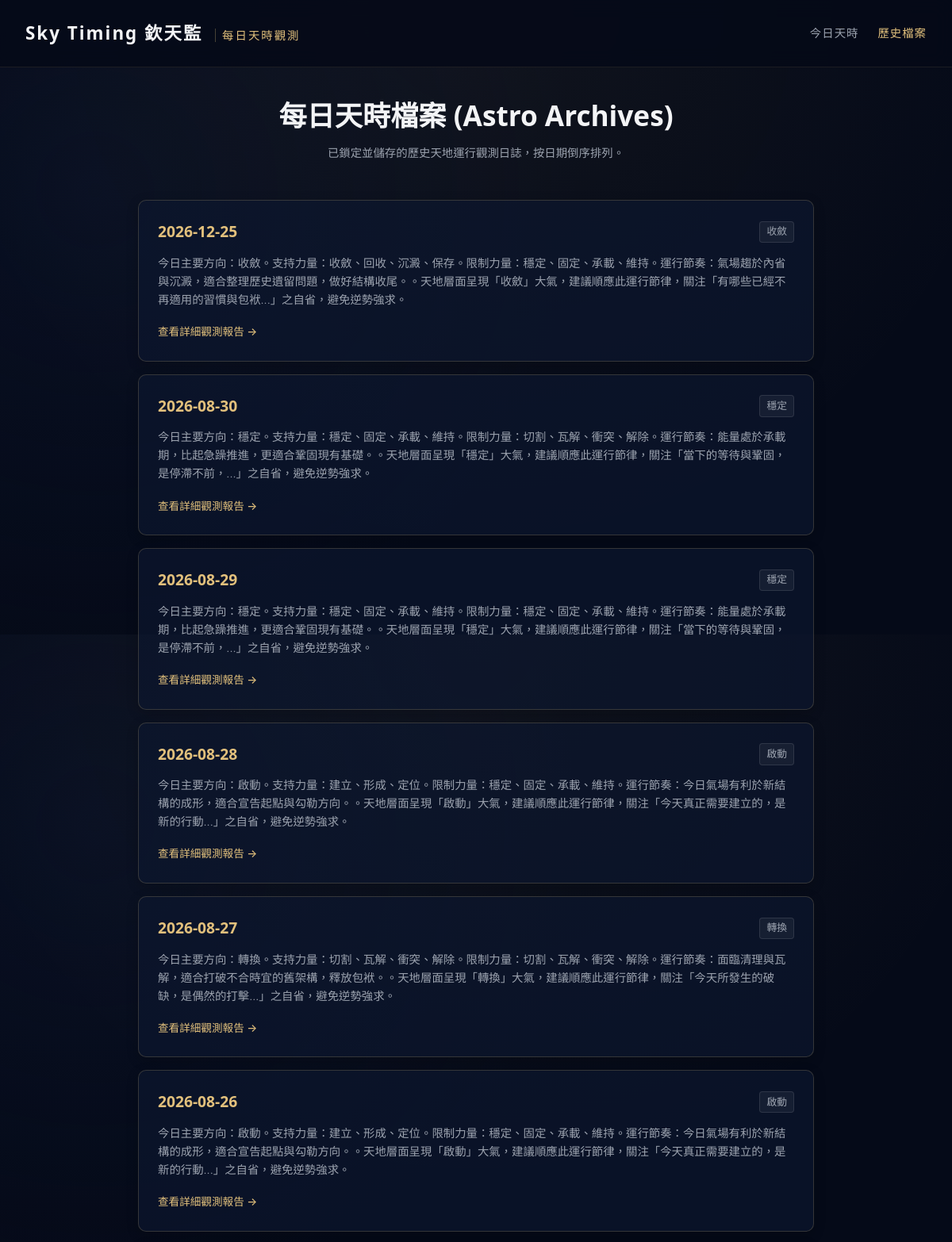
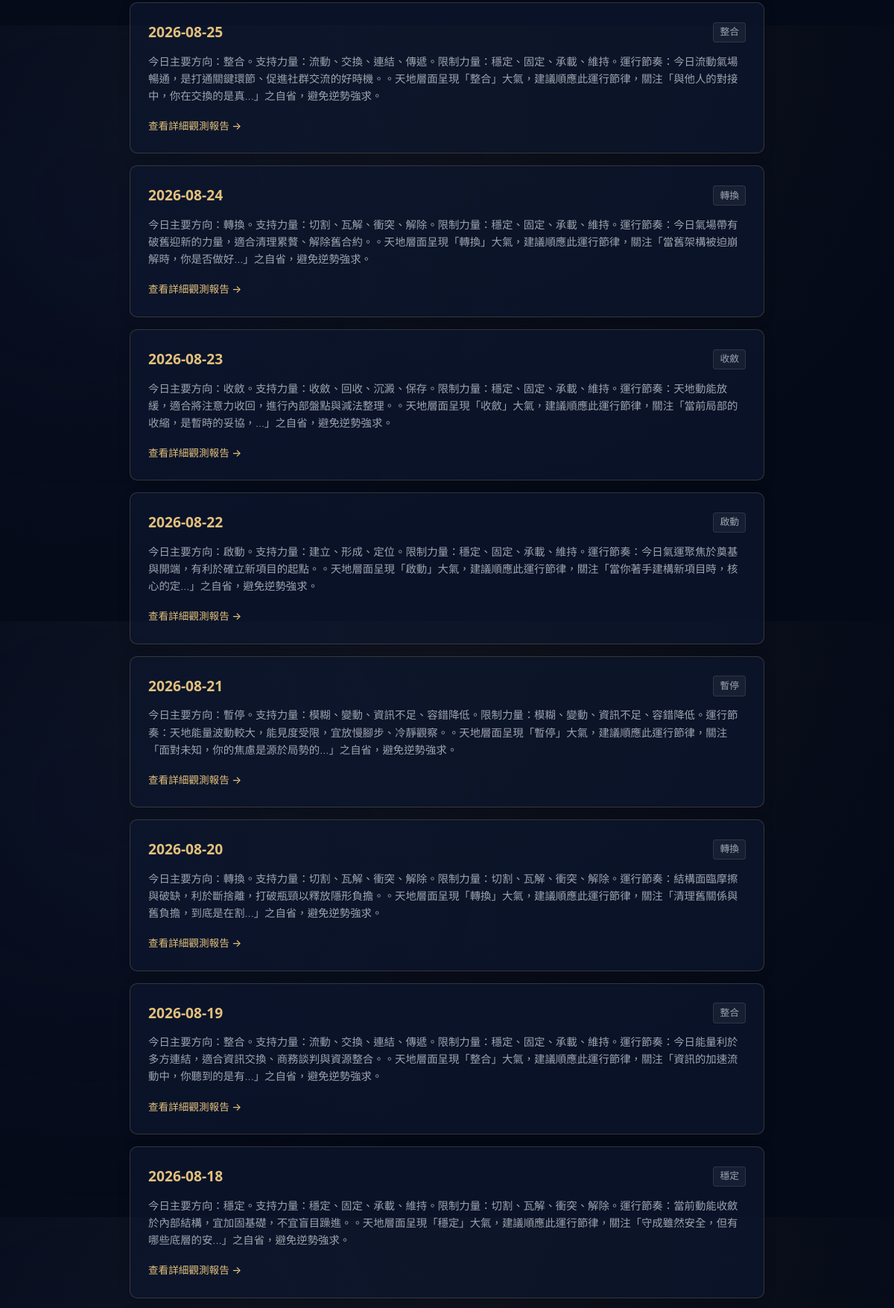
Page /archive (upper part) on the committed database (2 pictures, top to bottom).
### tables this page shows
CREATE TABLE daily_states (
            id INTEGER PRIMARY KEY AUTOINCREMENT,
            date TEXT NOT NULL,
            timezone TEXT NOT NULL,
            city TEXT NOT NULL,
            raw_timing_data TEXT NOT NULL,
            semantic_vectors TEXT NOT NULL,
            primary_force TEXT NOT NULL,
            secondary_force TEXT NOT NULL,
            constraint_force TEXT NOT NULL,
            daily_rhythm TEXT NOT NULL,
            daily_summary TEXT NOT NULL,
            reflection_question TEXT NOT NULL,
            created_at TEXT NOT NULL,
            UNIQUE(date, timezone, city)
        );

### app.py (the view)
@app.get("/archive", response_class=HTMLResponse)
def read_archive(request: Request):
    states = get_all_daily_states()
    return templates.TemplateResponse(request=request, name="archive.html", context={"request": request, "states": states})

### templates/archive.html (shortened to what this page needs)
<!DOCTYPE html>
<html lang="zh-TW">
<head>
    <link rel="stylesheet" href="/static/style.css">
</head>
<body>
    <header class="app-header">
        <div class="logo">Sky Timing 欽天監 <span>每日天時觀測</span></div>
        <nav class="app-nav">
            <a href="/">今日天時</a>
            <a href="/archive" class="active">歷史檔案</a>
        </nav>
    </header>
    <main class="container">
        <section class="archive-header">
            <h1>每日天時檔案 (Astro Archives)</h1>
            <p class="section-desc">已鎖定並儲存的歷史天地運行觀測日誌，按日期倒序排列。</p>
        </section>
        <section class="archive-list-container">
            {% if states %}
                {% for st in states %}
                <div class="archive-item-card">
                    <div class="archive-date-row">
                        <span class="archive-date gold-text">{{ st.date }}</span>
                        <span class="archive-rhythm-badge">{{ st.daily_rhythm }}</span>
                    </div>
                    <p class="archive-summary">{{ st.daily_summary }}</p>
                    <a href="/date/{{ st.date }}" class="btn-text-gold">查看詳細觀測報告 →</a>
                </div>
                {% endfor %}
            {% else %}
                <div class="card empty-card">
                    <p>目前尚無歷史檔案記錄。請先在前台查詢或自動生成特定日期天時。</p>
                </div>
            {% endif %}
        </section>
    </main>
</body>
</html>

### static/style.css (style rules this page uses)
:root { --bg-dark: #050A18; --bg-card: rgba(13, 23, 49, 0.65); --gold: #E2C07C; --gold-hover: #D4AF37; --gold-border: rgba(226, 192, 124, 0.2); --gold-border-bright: rgba(226, 192, 124, 0.4); --text-primary: #F3F4F6; --text-secondary: #9CA3AF; --text-muted: #6B7280; --font-serif: 'STHeitiTC-Light', 'Microsoft JhengHei Light', 'PingFang TC', system-ui, -apple-system, sans-serif; --font-sans: 'STHeitiTC-Light', 'Microsoft JhengHei Light', 'PingFang TC', 'Inter', 'Outfit', system-ui, -apple-system, sans-serif; --green-accent: #34D399; --red-accent: #F87171; }
* { box-sizing: border-box; margin: 0; padding: 0; }
body { background-color: var(--bg-dark); background-image: radial-gradient(circle at 50% 0%, rgba(226, 192, 124, 0.05) 0%, transparent 70%), radial-gradient(circle at 10% 30%, rgba(13, 23, 49, 0.4) 0%, transparent 50%); color: var(--text-primary); font-family: var(--font-sans); font-weight: 300; line-height: 1.6; -webkit-font-smoothing: antialiased; padding-bottom: 2rem; }
.app-header { display: flex; justify-content: space-between; align-items: center; padding: 1.5rem 2rem; border-bottom: 1px solid rgba(226, 192, 124, 0.1); background: rgba(5, 10, 24, 0.85); backdrop-filter: blur(12px); position: sticky; top: 0; z-index: 100; }
.logo { font-family: var(--font-serif); font-size: 1.4rem; font-weight: 700; color: var(--text-primary); letter-spacing: 2px; }
.logo span { font-family: var(--font-sans); font-size: 0.9rem; font-weight: 300; color: var(--gold); margin-left: 0.5rem; border-left: 1px solid rgba(226, 192, 124, 0.3); padding-left: 0.5rem; }
.app-nav { display: flex; gap: 1.5rem; }
.app-nav a { color: var(--text-secondary); text-decoration: none; font-size: 0.9rem; letter-spacing: 1px; transition: color 0.3s; font-weight: 500; }
.app-nav a:hover, .app-nav a.active { color: var(--gold); }
.container { max-width: 900px; margin: 2rem auto; padding: 0 1.5rem; }
.gold-text { color: var(--gold); font-weight: 600; }
.section-desc { font-size: 0.9rem; color: var(--text-secondary); margin-bottom: 1.5rem; }
.archive-header { text-align: center; margin-bottom: 3rem; }
.archive-header h1 { font-family: var(--font-serif); font-size: 2.2rem; margin-bottom: 0.5rem; }
.archive-item-card { background: var(--bg-card); border: 1px solid var(--gold-border); border-radius: 10px; padding: 1.5rem; margin-bottom: 1rem; box-shadow: 0 4px 15px rgba(0, 0, 0, 0.2); transition: border-color 0.3s; }
.archive-date-row { display: flex; justify-content: space-between; align-items: center; margin-bottom: 0.75rem; }
.archive-date { font-family: var(--font-serif); font-size: 1.2rem; font-weight: 700; }
.archive-rhythm-badge { font-size: 0.8rem; background: rgba(255, 255, 255, 0.05); border: 1px solid rgba(255, 255, 255, 0.1); color: var(--text-secondary); padding: 0.15rem 0.5rem; border-radius: 4px; }
.archive-summary { font-size: 0.9rem; color: var(--text-secondary); margin-bottom: 1rem; line-height: 1.6; }
.btn-text-gold { color: var(--gold); text-decoration: none; font-size: 0.85rem; font-weight: 500; transition: color 0.3s; }

### rows in the picture
daily_states: date "2026-12-25", daily_rhythm "收斂", daily_summary "今日主要方向：收斂。支持力量：收斂、回收、沉澱、保存。限制力量：穩定、固定、承載、維持。運行節奏：氣場趨於內省與沉澱，適合整理歷史遺留問題，做好結構收尾。。天地層面呈現「收斂」大氣，建議順應此運行節律，關注「有哪些已經不再適用的習慣與包袱...」之自省，避免逆勢強求。"
daily_states: date "2026-08-30", daily_rhythm "穩定", daily_summary "今日主要方向：穩定。支持力量：穩定、固定、承載、維持。限制力量：切割、瓦解、衝突、解除。運行節奏：能量處於承載期，比起急躁推進，更適合鞏固現有基礎。。天地層面呈現「穩定」大氣，建議順應此運行節律，關注「當下的等待與鞏固，是停滯不前，...」之自省，避免逆勢強求。"
daily_states: date "2026-08-29", daily_rhythm "穩定", daily_summary "今日主要方向：穩定。支持力量：穩定、固定、承載、維持。限制力量：穩定、固定、承載、維持。運行節奏：能量處於承載期，比起急躁推進，更適合鞏固現有基礎。。天地層面呈現「穩定」大氣，建議順應此運行節律，關注「當下的等待與鞏固，是停滯不前，...」之自省，避免逆勢強求。"
daily_states: date "2026-08-28", daily_rhythm "啟動", daily_summary "今日主要方向：啟動。支持力量：建立、形成、定位。限制力量：穩定、固定、承載、維持。運行節奏：今日氣場有利於新結構的成形，適合宣告起點與勾勒方向。。天地層面呈現「啟動」大氣，建議順應此運行節律，關注「今天真正需要建立的，是新的行動...」之自省，避免逆勢強求。"
daily_states: date "2026-08-27", daily_rhythm "轉換", daily_summary "今日主要方向：轉換。支持力量：切割、瓦解、衝突、解除。限制力量：切割、瓦解、衝突、解除。運行節奏：面臨清理與瓦解，適合打破不合時宜的舊架構，釋放包袱。。天地層面呈現「轉換」大氣，建議順應此運行節律，關注「今天所發生的破缺，是偶然的打擊...」之自省，避免逆勢強求。"
daily_states: date "2026-08-26", daily_rhythm "啟動", daily_summary "今日主要方向：啟動。支持力量：建立、形成、定位。限制力量：穩定、固定、承載、維持。運行節奏：今日氣場有利於新結構的成形，適合宣告起點與勾勒方向。。天地層面呈現「啟動」大氣，建議順應此運行節律，關注「今天真正需要建立的，是新的行動...」之自省，避免逆勢強求。"
daily_states: date "2026-08-25", daily_rhythm "整合", daily_summary "今日主要方向：整合。支持力量：流動、交換、連結、傳遞。限制力量：穩定、固定、承載、維持。運行節奏：今日流動氣場暢通，是打通關鍵環節、促進社群交流的好時機。。天地層面呈現「整合」大氣，建議順應此運行節律，關注「與他人的對接中，你在交換的是真...」之自省，避免逆勢強求。"
daily_states: date "2026-08-24", daily_rhythm "轉換", daily_summary "今日主要方向：轉換。支持力量：切割、瓦解、衝突、解除。限制力量：穩定、固定、承載、維持。運行節奏：今日氣場帶有破舊迎新的力量，適合清理累贅、解除舊合約。。天地層面呈現「轉換」大氣，建議順應此運行節律，關注「當舊架構被迫崩解時，你是否做好...」之自省，避免逆勢強求。"
daily_states: date "2026-08-23", daily_rhythm "收斂", daily_summary "今日主要方向：收斂。支持力量：收斂、回收、沉澱、保存。限制力量：穩定、固定、承載、維持。運行節奏：天地動能放緩，適合將注意力收回，進行內部盤點與減法整理。。天地層面呈現「收斂」大氣，建議順應此運行節律，關注「當前局部的收縮，是暫時的妥協，...」之自省，避免逆勢強求。"
daily_states: date "2026-08-22", daily_rhythm "啟動", daily_summary "今日主要方向：啟動。支持力量：建立、形成、定位。限制力量：穩定、固定、承載、維持。運行節奏：今日氣運聚焦於奠基與開端，有利於確立新項目的起點。。天地層面呈現「啟動」大氣，建議順應此運行節律，關注「當你著手建構新項目時，核心的定...」之自省，避免逆勢強求。"
daily_states: date "2026-08-21", daily_rhythm "暫停", daily_summary "今日主要方向：暫停。支持力量：模糊、變動、資訊不足、容錯降低。限制力量：模糊、變動、資訊不足、容錯降低。運行節奏：天地能量波動較大，能見度受限，宜放慢腳步、冷靜觀察。。天地層面呈現「暫停」大氣，建議順應此運行節律，關注「面對未知，你的焦慮是源於局勢的...」之自省，避免逆勢強求。"
daily_states: date "2026-08-20", daily_rhythm "轉換", daily_summary "今日主要方向：轉換。支持力量：切割、瓦解、衝突、解除。限制力量：切割、瓦解、衝突、解除。運行節奏：結構面臨摩擦與破缺，利於斷捨離，打破瓶頸以釋放隱形負擔。。天地層面呈現「轉換」大氣，建議順應此運行節律，關注「清理舊關係與舊負擔，到底是在割...」之自省，避免逆勢強求。"
daily_states: date "2026-08-19", daily_rhythm "整合", daily_summary "今日主要方向：整合。支持力量：流動、交換、連結、傳遞。限制力量：穩定、固定、承載、維持。運行節奏：今日能量利於多方連結，適合資訊交換、商務談判與資源整合。。天地層面呈現「整合」大氣，建議順應此運行節律，關注「資訊的加速流動中，你聽到的是有...」之自省，避免逆勢強求。"
daily_states: date "2026-08-18", daily_rhythm "穩定", daily_summary "今日主要方向：穩定。支持力量：穩定、固定、承載、維持。限制力量：切割、瓦解、衝突、解除。運行節奏：當前動能收斂於內部結構，宜加固基礎，不宜盲目躁進。。天地層面呈現「穩定」大氣，建議順應此運行節律，關注「守成雖然安全，但有哪些底層的安...」之自省，避免逆勢強求。"
